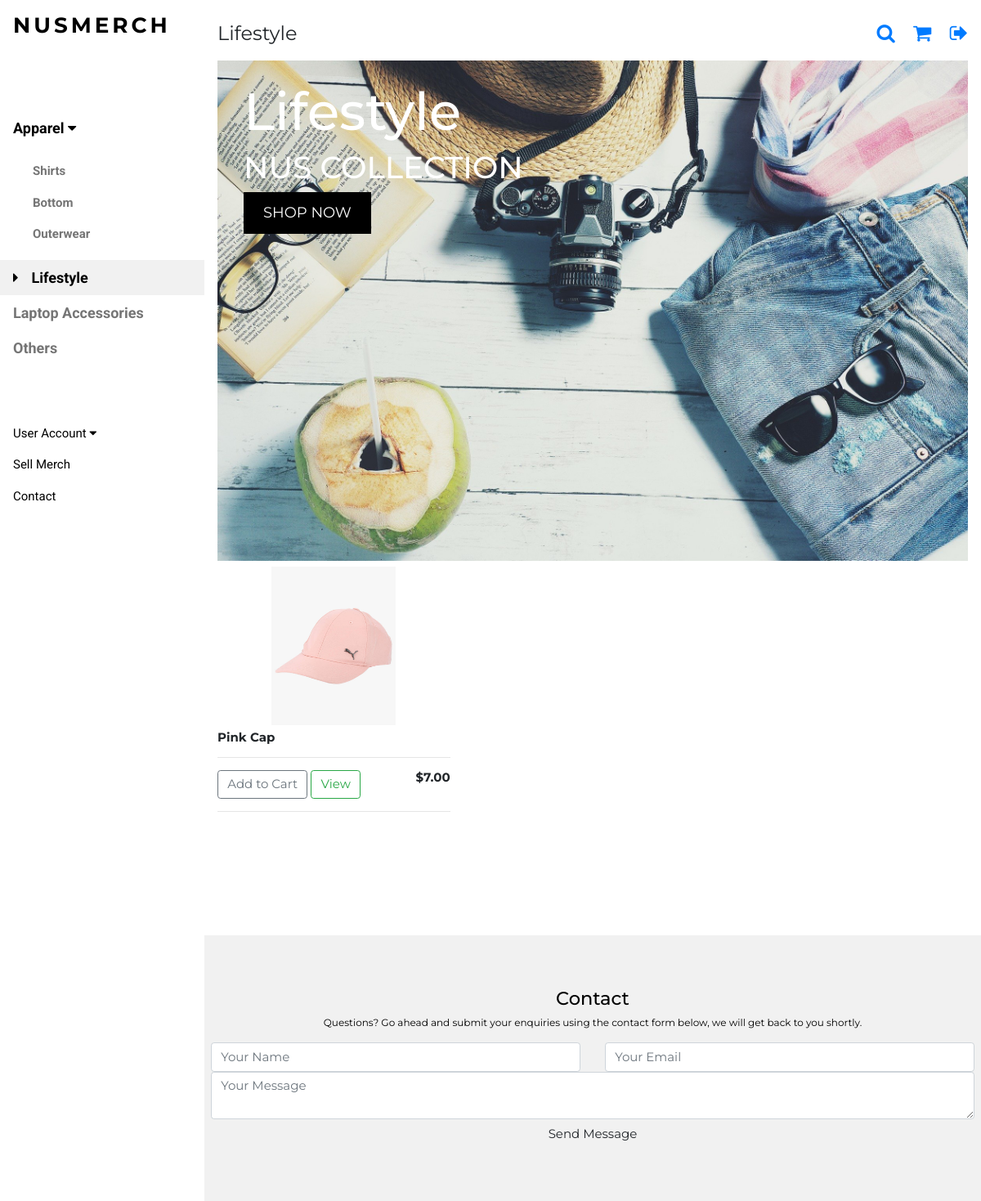
The app's page /lifestyle/ with its own data.
### nusmerch/models.py (models this page shows, shortened)
class Product(models.Model):
	cat = [
    ('Shirt', 'Shirt'),
    ('Outerwear', 'Outerwear'),
   	('Bottom', 'Bottom'),
   	('Laptop Accessories', 'Laptop Accessories'),
	('Lifestyle', 'Lifestyle'),
   	('Others', 'Others'),
   	]
	filter_type = [
		('NO', 'NO'),
		('YES', 'YES'),
	]
	faculty_types = [
		('FASS', 'Arts and Social Sciences'),
		('BIZ', 'Business'),
		('COM', 'Computing'),
		('DEN', 'Dentistry'),
		('SDE', 'Design and Environment'),
		('ENG', 'Engineering'),
		('LAW', 'Law'),
		('MED', 'Medicine'),
		('SCI', 'Science'),
	]
	Campus_Residential = [
		('TH', 'Temasek Hall'),
		('EH', 'Eusoff Hall'),
		('SH', 'Sheares Hall'),
		('RH', 'Raffles Hall'),
		('KR', 'Kent Ridge Hall'),
		('TEM', 'Tembusu'),
		('RVRC', 'Ridge View Residences'),
		('CAPT', 'College of Alice and Peter Tan'),
		('USP', 'University Scholars Programme'),
		('RC4', 'Residential College 4'),
		('NIL', 'Do Not Stay On Campus'),
	]
	name_of_MERCH = models.CharField(max_length=200,null=True)
	price = models.DecimalField(decimal_places=2,max_digits=5)
	description = models.CharField('Description/Details', max_length=100000, null=True)
	organisation = models.CharField(max_length=200,null=True)
	category = models.CharField(max_length=200,null=True,choices=cat)
	filter = models.CharField(max_length=200,null=True,choices=filter_type, default='NO')
	filter_faculty = models.CharField('Filter(Faculty)*', max_length=200, null=True, blank=True, choices=faculty_types)
	filter_matric = models.CharField('Filter(Matric)*',max_length=100000, null = True, blank=True)
	filter_email = models.CharField('Filter(NUSNET ID)*',max_length=100000, null = True, blank=True)
	filter_campus = models.CharField('Filter(Campus)*', max_length=200, null = True, blank=True, choices=Campus_Residential)
	form = models.URLField('Order Form', max_length=200)
	image = models.ImageField('Photo of MERCH**', upload_to='media',null=True)
	backview = models.ImageField('Backview of MERCH', upload_to='media',null=True)
	sizing = models.ImageField('Sizing Chart', upload_to='media',null=True)
	user = models.ForeignKey(userInfo, on_delete=models.SET_NULL,blank=True,null=True)
	iglink = models.URLField('Instagram AD', max_length=200)

### nusmerch/views.py (the view)
# urls.py: url(r'^lifestyle/$',views.lifestyle,name='lifestyle'),
def lifestyle(request):
    products = Product.objects.filter(category = "Lifestyle")
    if request.user.is_authenticated:
        user = request.user
        profile = userInfo.objects.get(user=user)
        pdt_nil = products.filter(filter = "NO")
        pdt_faculty = products.filter(filter_faculty = profile.faculty)
        pdt_email = products.filter(filter_email__icontains = profile.email)
        pdt_matric = products.filter(filter_matric__icontains = profile.matric)
        pdt_campus = products.filter(filter_campus=profile.campus_residential_type)
        products = pdt_faculty | pdt_campus | pdt_nil | pdt_matric | pdt_email
    else:
        products = products
    context = {'products':products}
    return render(request, "nusmerch/lifestyle.html", context)

### nusmerch/templates/nusmerch/lifestyle.html (shortened to what this page needs)
{% extends "nusmerch/merch.html" %}
{% load static %}
{% block head %}
    <p class="w3-left">Lifestyle</p>
{% endblock %}
{% block imghead %}
  <div class="w3-display-container w3-container">
    <img src="{% static  'images/lifestyle.jpg' %}" alt="Jeans" style="width:100%">
    <div class="w3-display-topleft w3-text-white" style="padding:24px 48px">
      <h1 class="w3-jumbo w3-hide-small">Lifestyle</h1>
      <h1 class="w3-hide-small">NUS COLLECTION</h1>
      <p><a href="#shirts" class="w3-button w3-black w3-padding-large w3-large">SHOP NOW</a></p>
    </div>
  </div>
{% endblock %}
{% block menu %}
<nav class="w3-sidebar w3-bar-block w3-white w3-collapse w3-top" style="z-index:3;width:250px" id="mySidebar">
  <div class="w3-container w3-display-container w3-padding-16">
    <h3 class="w3-wide"><b>NUSMERCH</b></h3>
  </div>
  <div class="w3-padding-64 w3-large w3-text-grey" style="font-weight:bold">
      <a onclick="myAccFunc()" href="javascript:void(0)" class="w3-button w3-block w3-white w3-left-align" id="myBtn">
      Apparel  <i class="fa fa-caret-down"></i>
    </a>
    <div id="demoAcc" class="w3-bar-block w3-hide w3-padding-large w3-medium">
      <a href="/shirt/" class="w3-bar-item w3-button">Shirts</a>
      <a href="/bottom/" class="w3-bar-item w3-button">Bottom</a>
      <a href="/outerwear/" class="w3-bar-item w3-button">Outerwear</a>
    </div>
    <a href="/lifestyle/" class="w3-bar-item w3-button w3-light-grey"><i class="fa fa-caret-right w3-margin-right"></i>Lifestyle</a>
    <a href="/laptop/" class="w3-bar-item w3-button">Laptop Accessories</a>
    <a href="/others/" class="w3-bar-item w3-button">Others</a>
  </div>
    <a onclick="myAccFunc2()" href="javascript:void(0)" class="w3-button w3-block w3-white w3-left-align" id="myBtn">
      User Account  <i class="fa fa-caret-down"></i>
    </a>
  <a href="/sell_merch/" class="w3-bar-item w3-button w3-padding">Sell Merch</a>
    <a href="#footer" class="w3-bar-item w3-button w3-padding">Contact</a>
</nav>
{% endblock %}

### nusmerch/templates/nusmerch/merch.html (shortened to what this page needs)
{% load static %}
<!DOCTYPE html>
<html lang="en">>
<link rel="stylesheet" href="{% static 'merch.css' %}" />
<link rel="stylesheet" href="https://cdnjs.cloudflare.com/ajax/libs/font-awesome/4.7.0/css/font-awesome.min.css">
<link rel="stylesheet" href="https://stackpath.bootstrapcdn.com/bootstrap/4.4.1/css/bootstrap.min.css">
<body class="w3-content" style="max-width:1200px" >
{% block menu %}
{% endblock %}
<div class="w3-main" style="margin-left:250px">
  <header class="w3-container w3-xlarge">
      {% block head %}
      {% endblock %}
    <p class="w3-right">
        <a href="javascript:void(0)" class="fa fa-search w3-margin-right" onclick="document.getElementById('search').style.display='block'"></a>
      <a href="/cart/" class="fa fa-shopping-cart ">
      </a>
        <a href="{% url 'nusmerch:logout' %}" class="fa fa-sign-out w3-margin-left"></a>
    </p>
  </header>
{% block imghead %}
{% endblock %}
  <div class="w3-row">
    {% for product in products %}
    <div class="w3-col l4 s4">
      <img class="item center thumbnail" src="{{ product.image.url }}">
      <div class="w3-container">
        <h6><strong>{{product.name_of_MERCH}}</strong></h6>
        <hr>
        <button data-product={{product.id}} data-action="add" class="btn btn-outline-secondary add-btn update-cart" href="javascript:void(0)" onclick="document.getElementById('cart').style.display='block'">Add to Cart</button>
        <a class="btn btn-outline-success" href="/product/{{product.id}}/">View</a>
        <h6 style="display: inline-block; float: right"><strong>${{product.price|floatformat:2}}</strong></h6>
        <hr>
      </div>
    </div>
    {% endfor %}
  </div>
  <br/><br/><br/>
  <br/><br/><br/>
  <footer class="w3-padding-64 w3-light-grey w3-small w3-center" id="footer">
    <div class="w3-row-padding">
        <h4>Contact</h4>
        <p>Questions? Go ahead and submit your enquiries using the contact form below, we will get back to you shortly.</p>
        <form action ="{% url 'nusmerch:contact' %}" method="post">
          <div class="row">
            <div class ="col-lg-6">
              <input type="text" name="message-name" class="form-control mb-30" placeholder="Your Name">
            </div>
            <div class ="col-lg-6">
              <input type="email" name="message-email" class="form-control mb-30" placeholder="Your Email">
            </div>
            <div class ="col-12">
              <textarea name="message" class="form-control mb-30" placeholder="Your Message"></textarea>
            </div>
            <div class="col-12">
              <button type="submit" class="btn dento-btn">Send Message</button>
            </div>
          </div>
        </form>
</body>
</html>

### nusmerch/static/merch.css (style rules this page uses)
html { box-sizing:border-box }
*,*:before,*:after { box-sizing:inherit }
html { -ms-text-size-adjust:100%;-webkit-text-size-adjust:100% }
body { margin:0 }
article,aside,details,figcaption,figure,footer,header,main,menu,nav,section { display:block }
a { background-color:transparent }
b,strong { font-weight:bolder }
img { border-style:none }
hr { box-sizing:content-box;height:0;overflow:visible }
button,input,select,textarea,optgroup { font:inherit;margin:0 }
button,input { overflow:visible }
button,select { text-transform:none }
button,[type=button],[type=reset],[type=submit] { -webkit-appearance:button }
textarea { overflow:auto }
html,body { font-family:Verdana,sans-serif;font-size:15px;line-height:1.5 }
html { overflow-x:hidden }
h1 { font-size:36px }
h3 { font-size:24px }
h4 { font-size:20px }
h6 { font-size:16px }
h1,h2,h3,h4,h5,h6 { font-family:"Segoe UI",Arial,sans-serif;font-weight:400;margin:10px 0 }
.w3-wide { letter-spacing:4px }
hr { border:0;border-top:1px solid #eee;margin:20px 0 }
img { max-width: 100%;height: auto; }
.item { width: 120px;height: 200px;margin: 3px;padding: 3px; }
.center { display: block;margin-left: auto;margin-right: auto;width: 50%; }
img { vertical-align:middle }
a { color:inherit }
.w3-btn,.w3-button { border:none;display:inline-block;padding:8px 16px;vertical-align:middle;overflow:hidden;text-decoration:none;color:inherit;background-color:inherit;text-align:center;cursor:pointer;white-space:nowrap }
.w3-btn,.w3-button { -webkit-touch-callout:none;-webkit-user-select:none;-khtml-user-select:none;-moz-user-select:none;-ms-user-select:none;user-select:none }
.w3-tooltip,.w3-display-container { position:relative }
.w3-sidebar { height:100%;width:200px;background-color:#fff;position:fixed!important;z-index:1;overflow:auto }
.w3-main,#main { transition:margin-left .4s }
.w3-bar-block .w3-bar-item { width:100%;display:block;padding:8px 16px;text-align:left;border:none;white-space:normal;float:none;outline:0 }
.w3-block { display:block;width:100% }
.w3-container:after,.w3-container:before,.w3-panel:after,.w3-panel:before,.w3-row:after,.w3-row:before,.w3-row-padding:after,.w3-row-padding:before, .w3-cell-row:before,.w3-cell-row:after,.w3-clear:after,.w3-clear:before,.w3-bar:before,.w3-bar:after { content:"";display:table;clear:both }
.w3-col,.w3-half,.w3-third,.w3-twothird,.w3-threequarter,.w3-quarter { float:left;width:100% }
.w3-col.s4 { width:33.33333% }
@media (min-width:993px) { .w3-col.l4 { width:33.33333% } }
.w3-content,.w3-auto { margin-left:auto;margin-right:auto }
.w3-content { max-width:980px }
.w3-hide { display:none!important }
.w3-show-block,.w3-show { display:block!important }
@media (min-width:993px) { .w3-sidebar.w3-collapse { display:block!important } }
.w3-top,.w3-bottom { position:fixed;width:100%;z-index:1 }
.w3-top { top:0 }
.w3-display-topleft { position:absolute;left:0;top:0 }
.w3-row-padding,.w3-row-padding>.w3-half,.w3-row-padding>.w3-third,.w3-row-padding>.w3-twothird,.w3-row-padding>.w3-threequarter,.w3-row-padding>.w3-quarter,.w3-row-padding>.w3-col { padding:0 8px }
.w3-container,.w3-panel { padding:0.01em 16px }
.w3-small { font-size:12px!important }
.w3-medium { font-size:15px!important }
.w3-large { font-size:18px!important }
.w3-xlarge { font-size:24px!important }
.w3-jumbo { font-size:64px!important }
.w3-left-align { text-align:left!important }
.w3-center { text-align:center!important }
.w3-margin-left { margin-left:16px!important }
.w3-margin-right { margin-right:16px!important }
.w3-padding { padding:8px 16px!important }
.w3-padding-large { padding:12px 24px!important }
.w3-padding-16 { padding-top:16px!important;padding-bottom:16px!important }
.w3-padding-64 { padding-top:64px!important;padding-bottom:64px!important }
.w3-left { float:left!important }
.w3-right { float:right!important }
.w3-white,.w3-hover-white:hover { color:#000!important;background-color:#fff!important }
.w3-black,.w3-hover-black:hover { color:#fff!important;background-color:#000!important }
.w3-light-grey,.w3-hover-light-grey:hover,.w3-light-gray,.w3-hover-light-gray:hover { color:#000!important;background-color:#f1f1f1!important }
.w3-text-white,.w3-hover-text-white:hover { color:#fff!important }
.w3-text-grey,.w3-hover-text-grey:hover,.w3-text-gray,.w3-hover-text-gray:hover { color:#757575!important }

### nusmerch/templates/nusmerch/merch.html (style rules this page uses)
.w3-sidebar a { font-family: "Roboto", sans-serif }
body,h1,h2,h3,h4,h5,h6,.w3-wide { font-family: "Montserrat", sans-serif; }

### records on screen
Product: image (picture), name_of_MERCH "Pink Cap", price "7.00"
